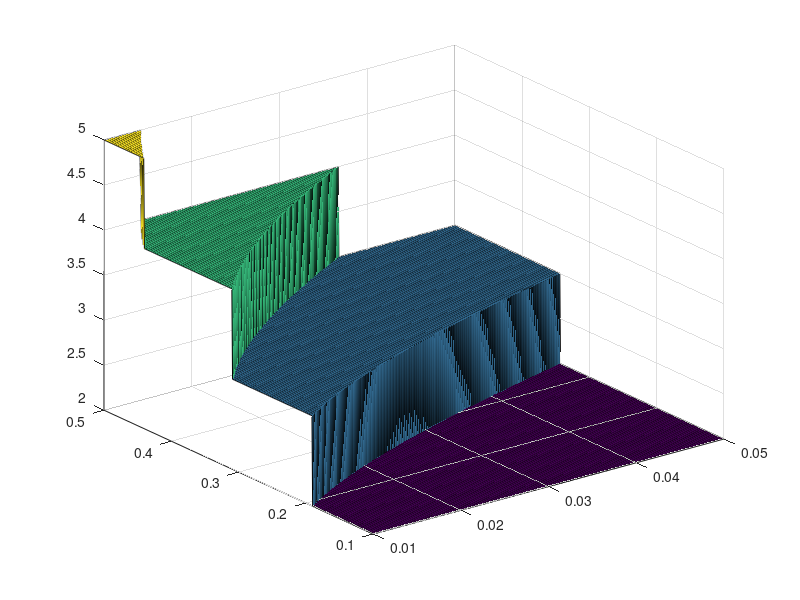

Here is the MATLAB script that generated this plot: (Note: this script raises an error after producing the figure.)
%% Buckling Mode Prediction (contour)
clear
close all

nu = 0.5; % Possion's ratio of rubber
alpha = 0.5:-0.001:0.1; % Radius/Height
beta = 0.01:0.0001:0.05; % thickness/Height
n=[2,3,4,5,6,7,8]; % initial guess of fold numbers

p_cr = zeros(length(alpha), length(beta));
N = zeros(length(alpha), length(beta));
for p = 1:length(alpha)
    aa = alpha(p);
    for q = 1:length(beta)
        bb = beta(q);
        p_n = zeros(1,length(n));
        for i = 1:length(n)
            p_n(i) = ((pi*aa)^2+n(i)^2)^2*(bb/aa)^3/(12*(1-nu^2)*n(i)^2)+...
                (pi*aa)^4*(bb/aa)/(n(i)^2*((pi*aa)^2+n(i)^2)^2);
                %Z(i)=(1/aa*1/bb)*sqrt(1-nu^2);
            %p_n(i) = (1+n(i)^2)^2/n(i)^2+(12/pi^4)*Z(i)^2/(n(i)^2*(1+n(i)^2)^2);
        end
        [p_cr(p,q),I] = min(p_n);
        N(p,q) = n(I);
    end
end
%M = flipud(N)

%%
figure(1)
%h = heatmap(beta,alpha,N,'CellLabelColor','none')
%contourf(beta,alpha,N,'--');
h = surf(beta,alpha,N,'FaceAlpha',1);
h.EdgeColor = 'none';
set(gca,'FontSize',16)
pbaspect([1 1 1])
%grid off
shading interp;
colormap(parula(8));
view(0,90)
xlabel('t/H','FontSize',16);
ylabel('R/H','FontSize',16);

figure(2)
%h = heatmap(beta,alpha,N,'CellLabelColor','none')
%contourf(beta,alpha,N,'--');
h = surf(beta,alpha,p_cr,'FaceAlpha',1);
colorbar
caxis([0 0.005])
h.EdgeColor = 'none';
set(gca,'FontSize',16)
pbaspect([1 1 1])
%grid off
shading interp;
colormap(parula(8));
view(0,90)
xlabel('t/H','FontSize',16);
ylabel('R/H','FontSize',16);


%%

%find_n_alt(0.2, 0.025)
[n_sp, p_sp] = n_calc(0.1, 0.05)

function [n_find, p_find] = n_calc(aa,bb)
%aa: R/H, bb: t/H
n=[2,3,4,5,6,7,8]; % initial guess of fold numbers
nu = 0.5;
p_n = zeros(length(n),1);
for i = 1:length(n)
    p_n(i) = ((pi*aa)^2+n(i)^2)^2*(bb/aa)^3/(12*(1-nu^2)*n(i)^2)+...
        (pi*aa)^4*(bb/aa)/(n(i)^2*((pi*aa)^2+n(i)^2)^2);
end
[p_find,I] = min(p_n);
n_find = n(I);
end